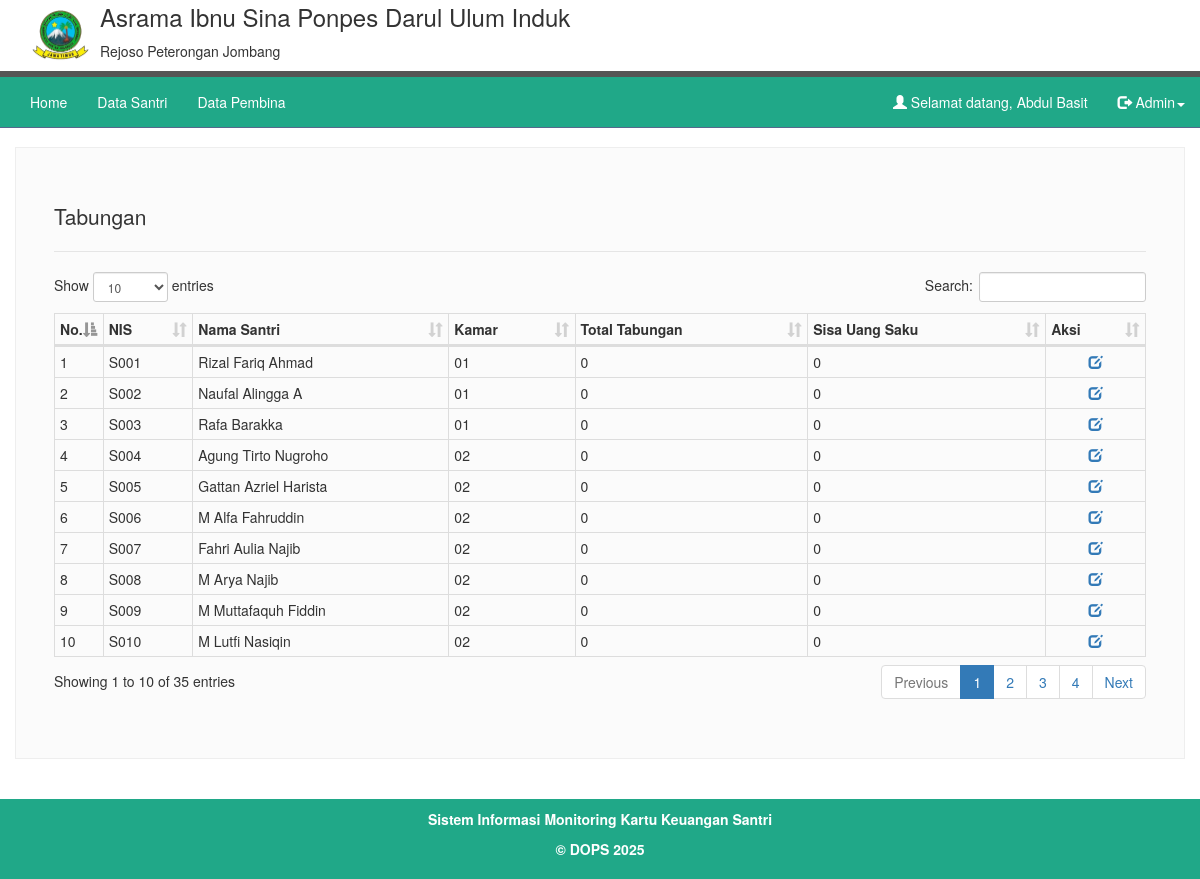
Page /tabungan/lap-tabungan.php (signed in) on the committed database.
### tables this page shows
CREATE TABLE IF NOT EXISTS `tb_santri` (
  `NIS` varchar(15) NOT NULL,
  `NamaSantri` varchar(50) NOT NULL,
  `JenisKelamin` varchar(10) NOT NULL,
  `TempatLahir` varchar(50) NOT NULL,
  `TanggalLahir` date NOT NULL,
  `KodeKmr` int NOT NULL,
  `AlamatSantri` varchar(50) NOT NULL,
  `NoHpOrtu` varchar(15) NOT NULL,
  PRIMARY KEY (`NIS`)
);

### tabungan/lap-tabungan.php (the view, shortened to what this page needs)
<?php
if ($_SESSION['StatusLogin'] == "OK") {
?>
  <!DOCTYPE html>
  <html lang="en">
  <head>
    <link href="../assets/css/bootstrap.min.css" rel="stylesheet">
    <link href="../assets/css/sticky-footer-navbar.css" rel="stylesheet">
    <link href="../assets/css/navbar-static-top.css" rel="stylesheet">
    <link rel="stylesheet" type="text/css" href="../assets/datatables/datatables.min.css" />
  </head>
  <body>
    <?php
    include '../menu.php';
    ?>
    <div class="container container-form">
      <div class="row">
        <legend>Tabungan</legend>
        <div class="table-responsive">
          <table class="table table-condensed table-bordered" id="example2">
            <thead>
              <tr>
                <th width='5'>No.</th>
                <th>NIS</th>
                <th>Nama Santri</th>
                <th>Kamar</th>
                <th>Total Tabungan</th>
                <th>Sisa Uang Saku</th>
                <th align="center">Aksi</th>
              </tr>
            </thead>
            <tbody>
              <?php
              include '../lib/koneksi.php';
              if ($_SESSION['level'] == 'Walisantri') {
                $sql = "SELECT *,
                (SELECT NamaKmr FROM tb_kamar WHERE KodeKmr = tb_santri.KodeKmr) AS kamar,
                (SELECT SUM(nominal) FROM tb_penitipan WHERE status = 'success' AND nis = tb_santri.NIS) AS nominal ,
                (SELECT SUM(nominal) FROM tb_pengambilan WHERE nis = tb_santri.NIS) AS nominal_pengambilan ,
                (SELECT SUM(nominal) FROM tb_tabungan WHERE nis = tb_santri.NIS) AS nominal_tabungan ,
                (SELECT SUM(nominal) FROM tb_uangbelanja WHERE nis = tb_santri.NIS) AS nominal_uangbelanja
                FROM tb_santri where NIS = '" . $_SESSION['id'] . "'";
              } else {
                $sql = "SELECT *,
                (SELECT NamaKmr FROM tb_kamar WHERE KodeKmr = tb_santri.KodeKmr) AS kamar,
                (SELECT SUM(nominal) FROM tb_penitipan WHERE status = 'success' AND nis = tb_santri.NIS) AS nominal ,
                (SELECT SUM(nominal) FROM tb_pengambilan WHERE nis = tb_santri.NIS) AS nominal_pengambilan ,
                (SELECT SUM(nominal) FROM tb_tabungan WHERE nis = tb_santri.NIS) AS nominal_tabungan ,
                (SELECT SUM(nominal) FROM tb_uangbelanja WHERE nis = tb_santri.NIS) AS nominal_uangbelanja
                FROM tb_santri";
              }
              $result = mysqli_query($conn, $sql);
              $rows = mysqli_num_rows($result);
              if ($rows == 0) {
                echo "<td colspan='11'>Data kosong. Silakan tambah data!</td>";
              } else {
                $No = 1;
                while ($data = mysqli_fetch_array($result)) {
              ?>
                  <tr>
                    <td><?php echo $No; ?></td>
                    <td><?php echo $data['NIS']; ?></td>
                    <td><?php echo $data['NamaSantri']; ?></td>
                    <td><?php echo $data['kamar']; ?></td>
                    <td><?php echo number_format($data['nominal_tabungan'], 0, ',', '.'); ?></td>
                    <td><?php echo number_format($data['nominal'] - $data['nominal_pengambilan'] - $data['nominal_tabungan'] - $data['nominal_uangbelanja'], 0, ',', '.'); ?></td>
                    <td align="center">
                      <a href="detail-lap-tabungan.php?nis=<?php echo $data['NIS']; ?>">
                        <span class="glyphicon glyphicon-edit" aria-hidden="true" title="Detail"></span>
                      </a>
                    </td>
                  </tr>
              <?php
                  $No++;
                }
              }
              ?>
            </tbody>
          </table>
        </div>
      </div>
    </div>
    <?php
    include '../footer.php';
    ?>
  </body>
  </html>
<?php
} else {
  header("location:../login.php");
}
?>

### assets/css/sticky-footer-navbar.css (style rules this page uses)
html { position: relative; min-height: 100%; }
body { margin-bottom: 60px; }
.container-form { background-color: #fbfbfb; padding: 53px !important; border: 1px solid #eee; }
legend { padding-bottom: 20px !important; }
body > .container { padding: 0px 15px 0; }

### assets/css/navbar-static-top.css (style rules this page uses)
body { min-height: 500px; height: auto; }

### rows in the picture
tb_santri: NIS "S001", NamaSantri "Rizal Fariq Ahmad", kamar "01", nominal_tabungan "0", nominal_uangbelanja "0"
tb_santri: NIS "S002", NamaSantri "Naufal Alingga A", kamar "01", nominal_tabungan "0", nominal_uangbelanja "0"
tb_santri: NIS "S003", NamaSantri "Rafa Barakka", kamar "01", nominal_tabungan "0", nominal_uangbelanja "0"
tb_santri: NIS "S004", NamaSantri "Agung Tirto Nugroho", kamar "02", nominal_tabungan "0", nominal_uangbelanja "0"
tb_santri: NIS "S005", NamaSantri "Gattan Azriel Harista", kamar "02", nominal_tabungan "0", nominal_uangbelanja "0"
tb_santri: NIS "S006", NamaSantri "M Alfa Fahruddin", kamar "02", nominal_tabungan "0", nominal_uangbelanja "0"
tb_santri: NIS "S007", NamaSantri "Fahri Aulia Najib", kamar "02", nominal_tabungan "0", nominal_uangbelanja "0"
tb_santri: NIS "S008", NamaSantri "M Arya Najib", kamar "02", nominal_tabungan "0", nominal_uangbelanja "0"
tb_santri: NIS "S009", NamaSantri "M Muttafaquh Fiddin", kamar "02", nominal_tabungan "0", nominal_uangbelanja "0"
tb_santri: NIS "S010", NamaSantri "M Lutfi Nasiqin", kamar "02", nominal_tabungan "0", nominal_uangbelanja "0"

### other values in the picture
nama() "Asrama Ibnu Sina Ponpes Darul Ulum Induk"
alm() "Rejoso Peterongan Jombang"
$_SESSION['nama'] "Abdul Basit"
$_SESSION['level'] "Admin"
